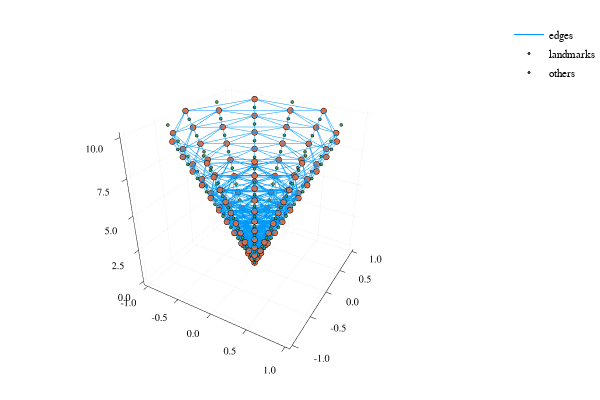

Here is the notebook cell this chart was saved with:
### Code cell
plot(gc, only_landmarks = false)
